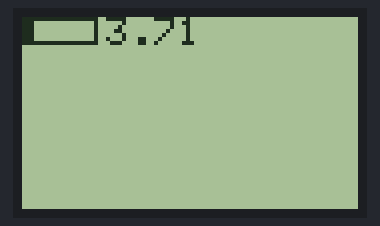
A sketch run on a simulated Arduino Uno, built with avr-gcc and run on an emulated ATmega328P. Shown: 84×48 one-colour display. Random numbers use the default seed unless the sketch sets one.

Above: at 1.3 s.
At 5.3 s:
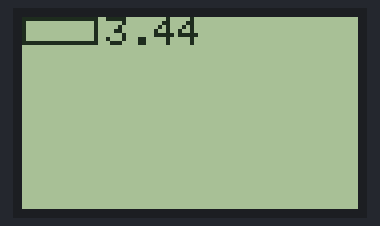
At 9.3 s:
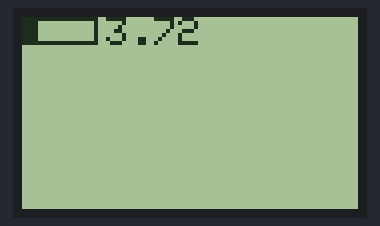
At 19.3 s:
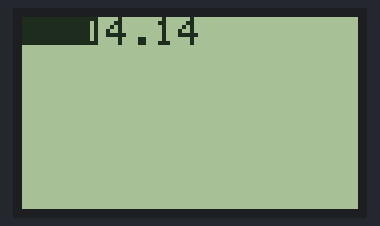
At 28.3 s:
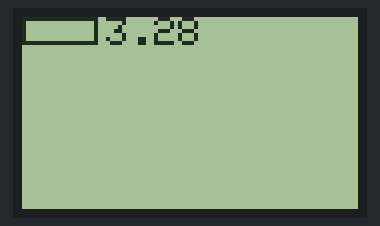
At 38.3 s:
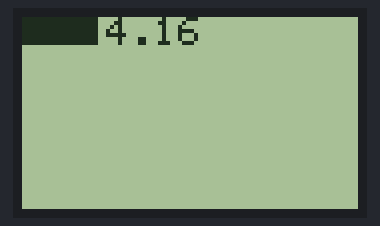

Measured:
- what the display in image 0 shows lasts 1.0 s, from 1.3 s to 2.3 s

The sketch:

nokia5110.ino
```cpp
#include <SPI.h>
#include <Adafruit_GFX.h>
#include <Adafruit_PCD8544.h>

// Software SPI (slower updates, more flexible pin options):
// pin 7 - Serial clock out (SCLK)
// pin 6 - Serial data out (DIN)
// pin 5 - Data/Command select (D/C)
// pin 4 - LCD chip select (CS)
// pin 3 - LCD reset (RST)
//Adafruit_PCD8544 display = Adafruit_PCD8544(7, 6, 5, 4, 3);

// Hardware SPI (faster, but must use certain hardware pins):
// SCK is LCD serial clock (SCLK) - this is pin 13 on Arduino Uno
// MOSI is LCD DIN - this is pin 11 on an Arduino Uno
// pin 5 - Data/Command select (D/C)
// pin 4 - LCD chip select (CS)
// pin 3 - LCD reset (RST)
Adafruit_PCD8544 myDisplay = Adafruit_PCD8544(5, 4, 3);
// Note with hardware SPI MISO and SS pins aren't used but will still be read
// and written to during SPI transfer.  Be careful sharing these pins!

unsigned long stateMachine_currMillis;
unsigned long stateMachine_prevMillis_1s;

void setup()   {
  delay(200);
  myDisplay.begin();
  myDisplay.setContrast(60);
  myDisplay.clearDisplay();
  myDisplay.setRotation(2);
  //self test
  myDisplay.fillRect(0, 0, 84, 64, BLACK);
  myDisplay.display();
  delay(1000);
  myDisplay.clearDisplay();
}


void loop() {
  stateMachine_currMillis = millis();
  if((stateMachine_currMillis-stateMachine_prevMillis_1s) > 1000){
    stateMachine_1s();
    stateMachine_prevMillis_1s = stateMachine_currMillis;
  }
}

void stateMachine_1s(){
  renderAcc();
}

void renderAcc(){
  uint8_t displayAccWidthMax = 19;
  uint8_t displayAccHeightMax = 7;

  myDisplay.fillRect(0, 0, 84, displayAccHeightMax, WHITE); //clear

  uint16_t accVoltage_10bit = random(614, 859); // 3.0__4.2V
  float accVoltage = map(accVoltage_10bit, 0, 1023, 0, 500) / 100.0;
  uint16_t displayAccWidthCurr = map(accVoltage_10bit, 736, 859, 0, displayAccWidthMax);  // 3.6__4.2 V
  //int16_t x, int16_t y, int16_t w, int16_t h, uint16_t color
  myDisplay.drawRect(0, 0, displayAccWidthMax, displayAccHeightMax, BLACK);
  myDisplay.fillRect(0, 0, displayAccWidthCurr, displayAccHeightMax, BLACK);

  myDisplay.setTextSize(1);
  myDisplay.setTextColor(BLACK);
  myDisplay.setCursor(displayAccWidthMax+2, 0);
  myDisplay.print(accVoltage, 2);

  myDisplay.display();
}
```
